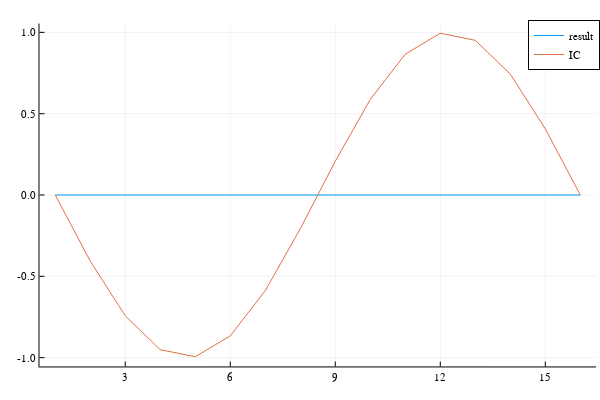

Source (notebook cell):
### Code cell
plot(result[:, 3, 3], label="result")
plot!(theta_ic[:, 3, 3], label="IC")

### Figure 1 — Plotly figure (JSON) as saved in the notebook; plotly's stock layout.template omitted (floating-point values rounded to 4 significant figures)
{"data": [{"colorbar": {"len": 0.9525, "title": "", "x": 0.9934, "y": 0.5139}, "legendgroup": "result", "line": {"color": "rgba(0, 154, 250, 1.000)", "dash": "solid", "shape": "linear", "width": 1}, "mode": "lines", "name": "result", "showlegend": true, "type": "scatter", "x": [1, 2, 3, 4, 5, 6, 7, 8, 9, 10, 11, 12, 13, 14, 15, 16], "xaxis": "x", "y": [0, 0, 0, 0, 0, 0, 0, 0, 0, 0, 0, 0, 0, 0, 0, 0], "yaxis": "y"}, {"colorbar": {"len": 0.9525, "title": "", "x": 0.9934, "y": 0.5139}, "legendgroup": "IC", "line": {"color": "rgba(227, 111, 71, 1.000)", "dash": "solid", "shape": "linear", "width": 1}, "mode": "lines", "name": "IC", "showlegend": true, "type": "scatter", "x": [1, 2, 3, 4, 5, 6, 7, 8, 9, 10, 11, 12, 13, 14, 15, 16], "xaxis": "x", "y": [-1.225e-16, -0.4067, -0.7431, -0.9511, -0.9945, -0.866, -0.5878, -0.2079, 0.2079, 0.5878, 0.866, 0.9945, 0.9511, 0.7431, 0.4067, 1.225e-16], "yaxis": "y"}], "layout": {"annotations": [], "height": 400, "legend": {"bgcolor": "rgba(255, 255, 255, 1.000)", "bordercolor": "rgba(0, 0, 0, 1.000)", "borderwidth": 1, "font": {"color": "rgba(0, 0, 0, 1.000)", "family": "sans-serif", "size": 11}, "title": {"font": {"color": "rgba(0, 0, 0, 1.000)", "family": "sans-serif", "size": 15}, "text": ""}, "tracegroupgap": 0, "traceorder": "normal", "x": 1, "xanchor": "auto", "y": 1, "yanchor": "auto"}, "margin": {"b": 20, "l": 0, "r": 0, "t": 20}, "paper_bgcolor": "rgba(255, 255, 255, 1.000)", "plot_bgcolor": "rgba(255, 255, 255, 1.000)", "showlegend": true, "width": 600, "xaxis": {"anchor": "y", "domain": [0.06582, 0.9934], "gridcolor": "rgba(0, 0, 0, 0.100)", "gridwidth": 0.5, "linecolor": "rgba(0, 0, 0, 1.000)", "mirror": false, "range": [0.55, 16.45], "showgrid": true, "showline": true, "showticklabels": true, "tickangle": 0, "tickcolor": "rgb(0, 0, 0)", "tickfont": {"color": "rgba(0, 0, 0, 1.000)", "family": "sans-serif", "size": 11}, "tickmode": "array", "ticks": "inside", "ticktext": ["3", "6", "9", "12", "15"], "tickvals": [3, 6, 9, 12, 15], "title": "", "titlefont": {"color": "rgba(0, 0, 0, 1.000)", "family": "sans-serif", "size": 15}, "type": "-", "visible": true, "zeroline": false, "zerolinecolor": "rgba(0, 0, 0, 1.000)"}, "yaxis": {"anchor": "x", "domain": [0.03762, 0.9902], "gridcolor": "rgba(0, 0, 0, 0.100)", "gridwidth": 0.5, "linecolor": "rgba(0, 0, 0, 1.000)", "mirror": false, "range": [-1.054, 1.054], "showgrid": true, "showline": true, "showticklabels": true, "tickangle": 0, "tickcolor": "rgb(0, 0, 0)", "tickfont": {"color": "rgba(0, 0, 0, 1.000)", "family": "sans-serif", "size": 11}, "tickmode": "array", "ticks": "inside", "ticktext": ["-1.0", "-0.5", "0.0", "0.5", "1.0"], "tickvals": [-1, -0.5, 0, 0.5, 1], "title": "", "titlefont": {"color": "rgba(0, 0, 0, 1.000)", "family": "sans-serif", "size": 15}, "type": "-", "visible": true, "zeroline": false, "zerolinecolor": "rgba(0, 0, 0, 1.000)"}}}
